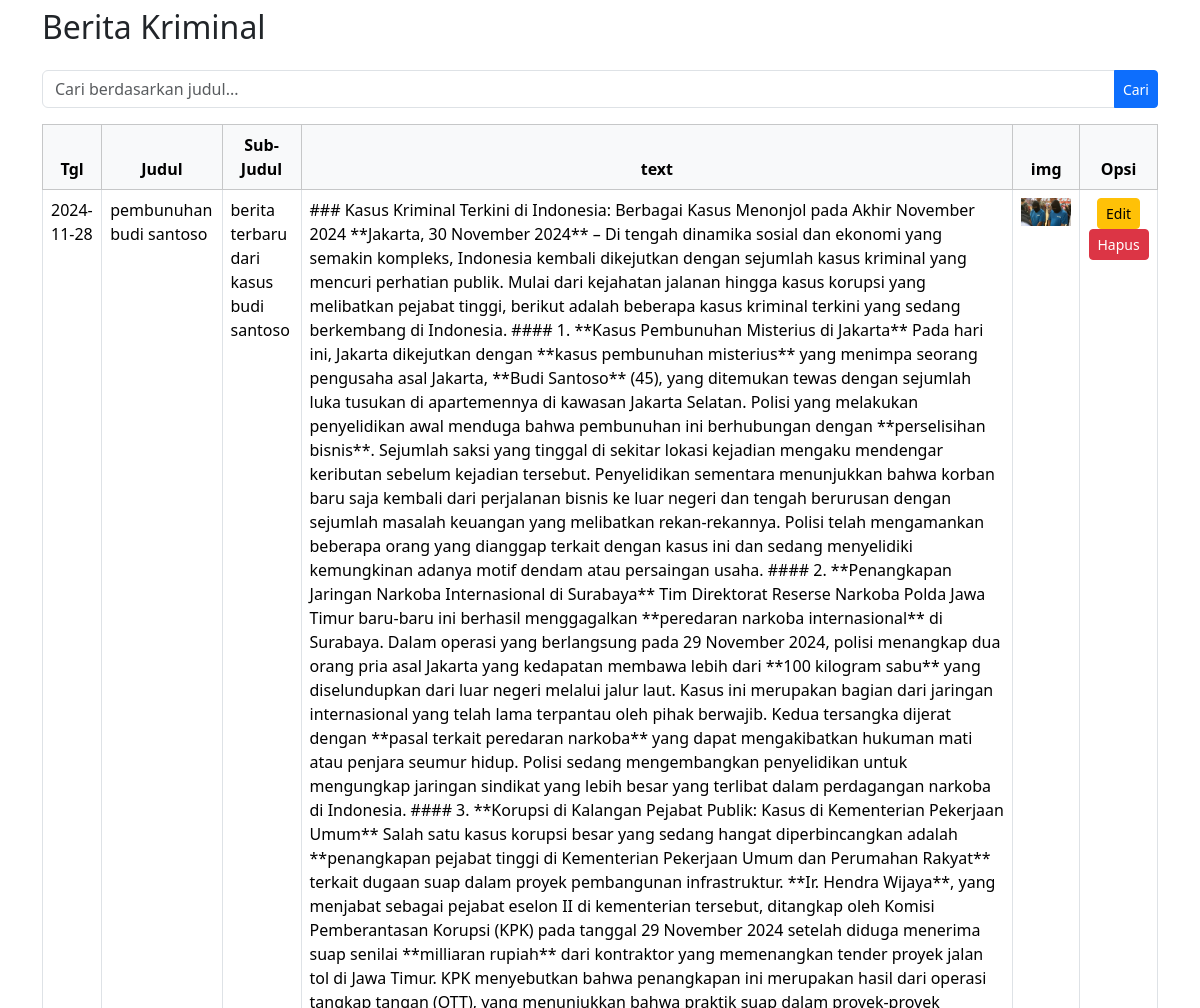
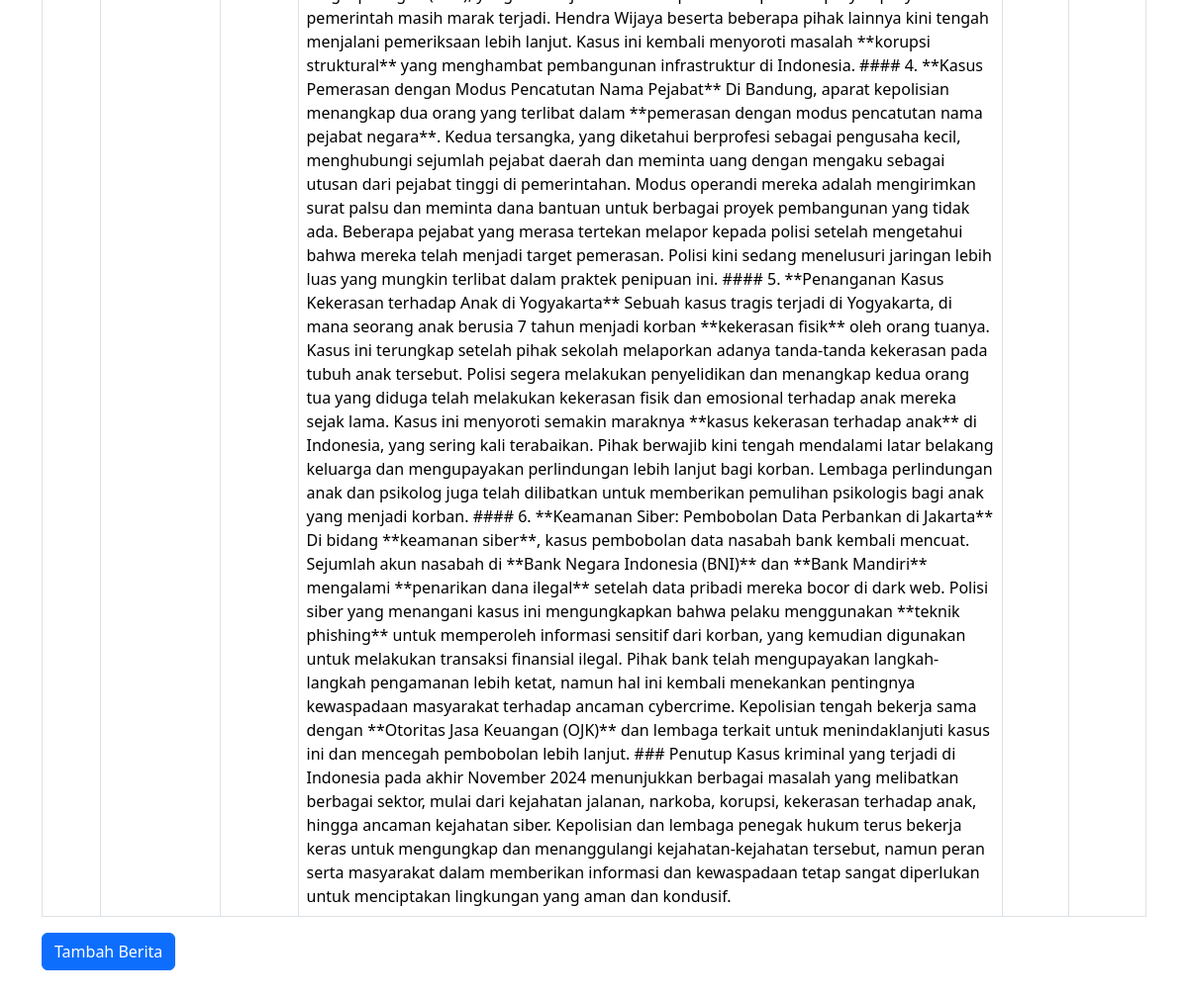
/admin/kriminal/berita.php, run on the app's committed database (2 pictures, top to bottom).
### tables this page shows
CREATE TABLE `kriminal` (
  `id` int NOT NULL,
  `tgl` date NOT NULL,
  `judul` varchar(255) NOT NULL,
  `subjudul` varchar(255) NOT NULL DEFAULT '',
  `img` varchar(255) NOT NULL,
  `text` longtext NOT NULL,
  `jenis` varchar(50) NOT NULL
);

### admin/kriminal/berita.php (the view, shortened to what this page needs)
<!DOCTYPE html>
<html lang="en">
<head>
    <link rel="stylesheet" href="../../bootstrap/css/bootstrap.min.css">
    <link rel="stylesheet" href="https://cdnjs.cloudflare.com/ajax/libs/font-awesome/6.6.0/css/all.min.css"
 />
    <link href="https://fonts.cdnfonts.com/css/nirvana" rel="stylesheet">
</head>
<body>
    <div class="container mt-2">
        <h2 class="mb-4">Berita Kriminal</h2>
        <form class="search-form mb-3" method="POST" action="">
            <div class="input-group">
                <input type="text" class="form-control" name="pencarian" placeholder="Cari berdasarkan judul..." aria-label="Search">
                <button class="btn btn-primary btn-sm" type="submit" name="btncari">Cari</button>
            </div>
        </form>
        <div class="table-responsive">
            <table class="table table-bordered">
                <thead class="table-light text-center">
                    <tr>
                        <th scope="col">Tgl</th>
                        <th scope="col">Judul</th>
                        <th scope="col">Sub-Judul</th>
                        <th scope="col">text</th>
                        <th scope="col">img</th>
                        <th scope="col">Opsi</th>
                    </tr>
                </thead>
                <tbody>
                    <?php
                    include 'koneksi.php';
                    if (isset($_POST['btncari']) && !empty($_POST['pencarian'])) {
                        $pencarian = $_POST['pencarian'];
                        $sql = mysqli_query($koneksi, "SELECT * FROM kriminal WHERE judul LIKE '%" . mysqli_real_escape_string($koneksi, $pencarian) . "%'");
                    } else {
                        $sql = mysqli_query($koneksi, "SELECT * FROM kriminal");
                    }
                    while ($data = mysqli_fetch_array($sql)) {
                    ?>
                        <tr>
                            <td><?php echo htmlspecialchars($data['tgl']); ?></td>
                            <td><?php echo htmlspecialchars($data['judul']); ?></td>
                            <td><?php echo htmlspecialchars($data['subjudul']); ?></td>
                            <td><?php echo htmlspecialchars($data['text']); ?></td>
                            <td><img src="kriminal/<?php echo htmlspecialchars($data['img']); ?>" alt="Image" width="50"></td>
                            <td class="text-center">
                                <a href="kriminal/berita_edit.php?id=<?php echo $data['id']; ?>" class="btn btn-warning btn-sm">Edit</a>
                                <a href="kriminal/berita_hapus.php?id=<?php echo $data['id']; ?>" class="btn btn-danger btn-sm" onclick="return confirm('Yakin akan menghapus data?');">Hapus</a>
                            </td>
                        </tr>
                    <?php
                    }
                    ?>
                </tbody>
            </table>
        </div>
        <a href="kriminal/berita_tambah.php" class="btn btn-primary" role="button">Tambah Berita</a>
    </div>
</body>
</html>

### admin/kriminal/berita.php (style rules this page uses)
.container { padding-bottom: 35px; }

### data on the page
kriminal: tgl "2024-11-28", judul "pembunuhan budi santoso", subjudul "berita terbaru dari kasus budi santoso", text "### Kasus Kriminal Terkini di Indonesia: Berbagai Kasus Menonjol pada Akhir November 2024 **Jakarta, 30 November 2024** – Di tengah dinamika sosial dan ekonomi yang semakin kompleks, Indonesia kembali dikejutkan dengan sejumlah kasus kriminal yang mencuri perhatian publik. Mulai dari kejahatan jalanan hingga kasus korupsi yang melibatkan pejabat tinggi, berikut adalah beberapa kasus kriminal terkini yang sedang berkembang di Indonesia. #### 1. **Kasus Pembunuhan Misterius di Jakarta** Pada hari ini, Jakarta dikejutkan dengan **kasus pembunuhan misterius** yang menimpa seorang pengusaha asal Jakarta, **Budi Santoso** (45), yang ditemukan tewas dengan sejumlah luka tusukan di apartemennya di…", img (picture)
